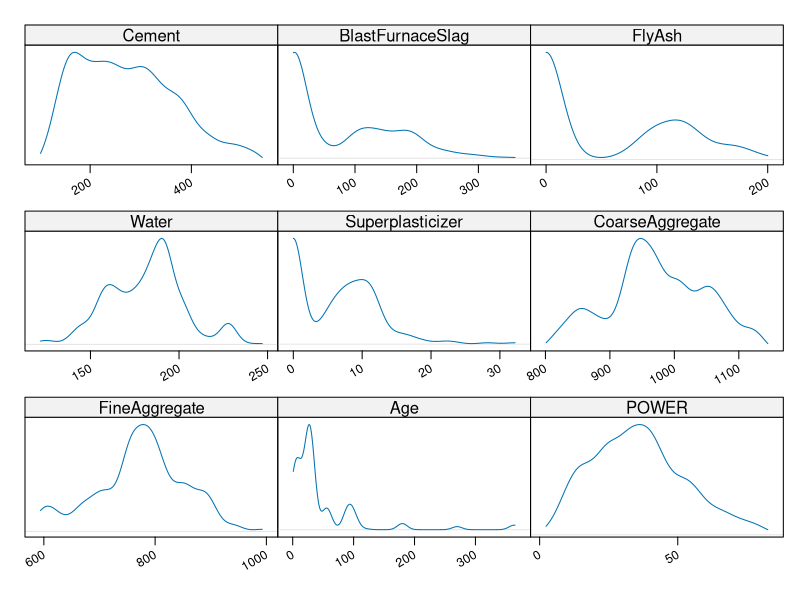
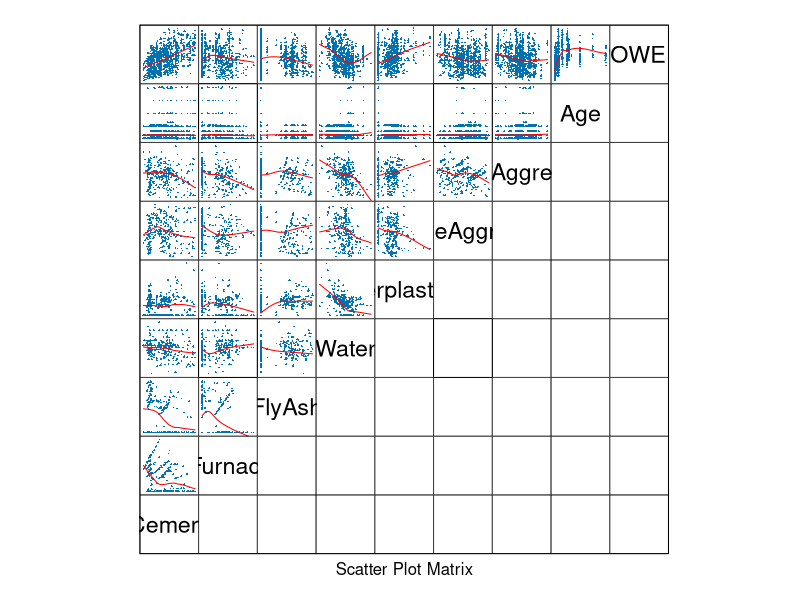
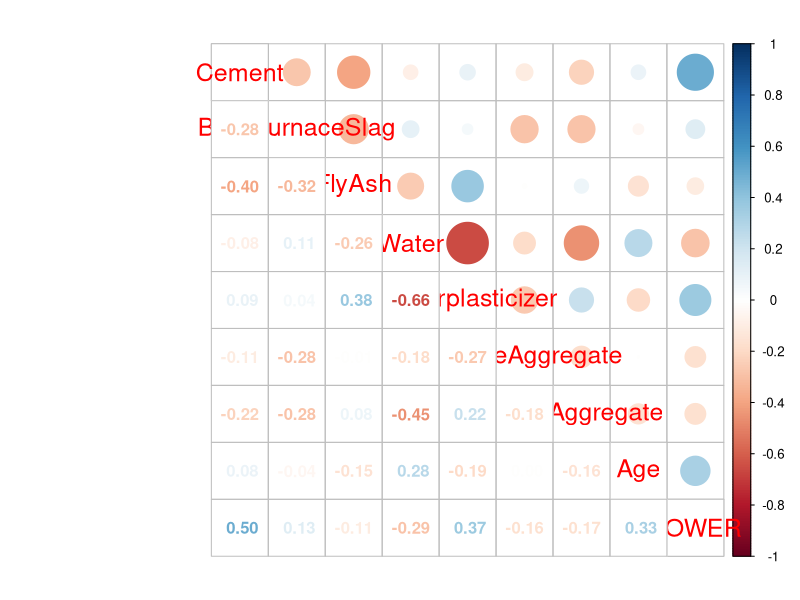
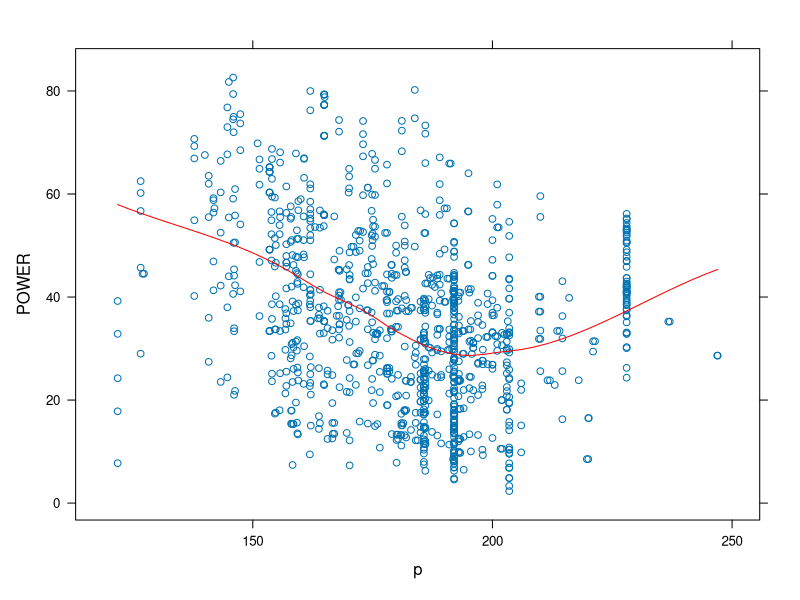
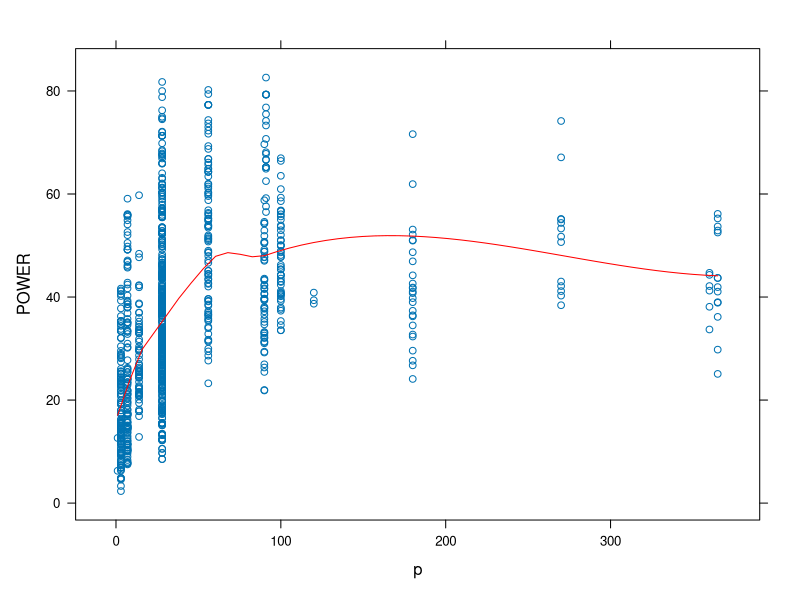
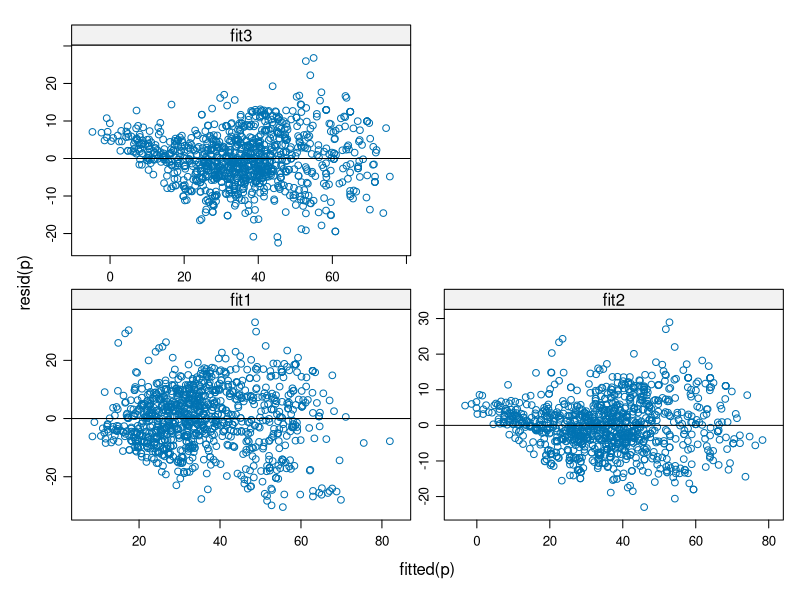

The R source for these figures, in order:
## ---- chunk 1
library(knitr)
library(lattice)
library(MASS)
library(e1071)
library(corrplot)
library(latticeExtra)
## ---- chunk 2
data.concrete <- read.csv("data/concrete.csv", comment.char = '#')
names(data.concrete)[names(data.concrete) == 'ConcreteCompressiveStrength'] <- 'POWER'
summary(data.concrete)
marginal.plot(data.concrete)
## ---- chunk 3
splom(~data.concrete, data=data.concrete,
      upper.panel=function(x, y, ...) { panel.xyplot(x, y, ...); panel.loess(x, y, ..., col='red') },
      lower.panel=function(x, y, ...) { },
      pscale=0, varname.cex=1.4, par.settings=simpleTheme(pch=17, cex=0.2))
## ---- chunk 4
corrplot.mixed(cor(data.concrete), tl.cex=1.5)
## ---- chunk 5
fit1 <- lm(POWER ~ Age + Cement + Water*Superplasticizer + BlastFurnaceSlag + FlyAsh, data.concrete)
summary(fit1)
## ---- chunk 6
fit2 <- lm(POWER ~ log(Age) + Cement + Water*Superplasticizer + BlastFurnaceSlag + FlyAsh, data.concrete)
summary(fit2)
## ---- chunk 7
f <- function(p) {
  xyplot(POWER ~ p, data.concrete, panel = function(...) { panel.xyplot(...); panel.loess(..., col='red') });
}
plot(f(data.concrete$Water))
plot(f(data.concrete$Age))
## ---- chunk 8
data.concrete$waterFactor <- data.concrete$Water < 220
data.concrete$ageFactor <- data.concrete$Age < 110
fit3 <- lm(POWER ~ ageFactor:log(Age) + waterFactor:Water + Water*Superplasticizer + Cement + BlastFurnaceSlag + FlyAsh, data.concrete)
summary(fit3)
# fit3 <- stepAIC(fit3)
## ---- chunk 9
resplot = function(p) {
  xyplot(resid(p) ~ fitted(p), panel = function(...) { panel.xyplot(...);  panel.lmline(...); })
}
plot(c(fit1=resplot(fit1),
       fit2=resplot(fit2),
       fit3=resplot(fit3)))
cv <- function(data) { tune(lm, data$call$formula, data = data.concrete, tunecontrol = tune.control(sampling = "cross")) }
cv(fit1)
cv(fit2)
cv(fit3)
anova(fit1, fit2, fit3)
